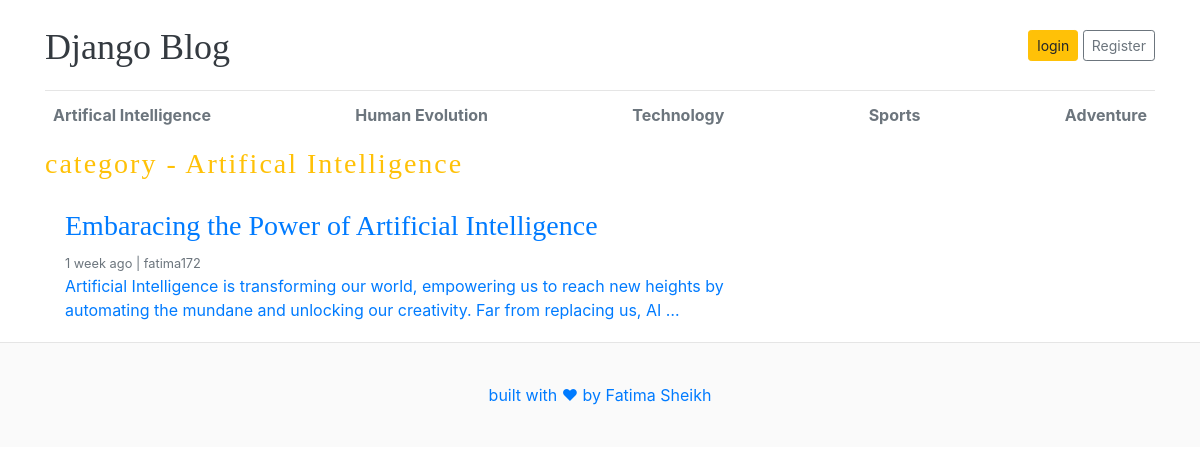
Page /category/1/ on the committed database.
### blogs/models.py (models this page shows, shortened)
class Category(models.Model):
    category_name = models.CharField(max_length=50 , unique=True)
    created_at = models.DateTimeField(auto_now_add=True)
    updated_at = models.DateTimeField(auto_now=True)
    class Meta:
        verbose_name_plural = 'Categories'
    def __str__(self):
        return self.category_name

class Blogs(models.Model):
    title = models.CharField(max_length=100 , unique=True)
    slug = models.SlugField(unique=True , blank=True)
    category = models.ForeignKey(Category, on_delete=models.CASCADE )
    author = models.ForeignKey(User , on_delete=models.CASCADE)
    blog_image = models.ImageField(upload_to = 'uploads/%y/%m/%d/')
    short_description =  models.TextField(max_length=500)
    blog_body = models.TextField(max_length= 6000)
    status = models.CharField(max_length=100 , choices= STATUS_CHOICE, default='draft')
    is_featured = models.BooleanField(default=False)
    created_at = models.DateTimeField(auto_now_add=True)
    updated_at = models.DateTimeField(auto_now=True)
    class Meta:
        verbose_name_plural = 'blogs'

### blogs/views.py (the view)
# urls.py: path('<int:category_id>/', views.posts_by_category, name='post_by_category'),
def posts_by_category(request, category_id):
   posts = Blogs.objects.filter(status='published', category = category_id)
   try:
       category = Category.objects.get(pk=category_id)
   except:
       return redirect('home')
   category = Category.objects.get(pk=category_id)
   context = {
       'posts': posts,
        'category': category,
   }
   return render(request, 'posts_by_category.html', context)

### blogs/context_processors.py (called while the page is built)
def get_categories(request):
    categories = Category.objects.all()
    return dict(categories=categories)

### templates/posts_by_category.html
{% extends 'base/base.html' %}
{% block contnt %}
    <h3 class="text-warning" style="letter-spacing:2px;">category - {{ category }}</h3>
  <main role="main" class="container p-0">
    <div class="row">
      <div class="col-md-8 blog-main">
        {% for post in posts %}
        <div class="card border-0" >
        <div class="card-body">
          <h3><a href="{% url 'blogs' post.slug %}">{{ post.title }}</h3>
          <small class="mb-1 text-muted">{{ post.created_at | timesince}} ago | {{ post.author }}</small>
          <p class="card-text">{{ post.short_description | truncatewords:25 }}</p>
        </div>
      </div>
        {% endfor %}
      </div>
    </div>
  </main>
</div>
{% endblock %}

### templates/base/header.html (shortened to what this page needs)
{% load static %}
<!DOCTYPE html>
<html lang="en">
<head>
    <link href="https://getbootstrap.com/docs/4.0/dist/css/bootstrap.min.css" rel="stylesheet">
    <link href={% static 'css/blog.css'%} rel="stylesheet">
  </head>
<body>
    <div class="container">
      <header class="blog-header py-3">
        <div class="row flex-nowrap justify-content-between align-items-center">
          <div class="col-8 pt-1">
            <a class="blog-header-logo text-dark" href="/">Django Blog</a>
          </div>
          <div class="col-4 d-flex justify-content-end align-items-center">
            {% if not user.is_authenticated %}
            <a class="btn btn-sm btn-warning" href="{% url 'login' %}">login</a> &nbsp;
            <a class="btn btn-sm btn-outline-secondary" href="{% url 'register' %}">Register</a>
            {% else %}
            <span>You are logged in as {{ user }}</span>
            <span><a href="{% url 'logout' %}">logout</a></span>
            {% endif %}
          </div>
        </div>
      </header>
      <div class="nav-scroller py-1 mb-2 font-weight-bold" style="color: black;">
        <nav class="nav d-flex justify-content-between">
          {% for cat in categories %}
           <a class="p-2 text-muted" href="{% url 'post_by_category' cat.id %}">{{cat.category_name}}</a>
          {% endfor %}
        </nav>
      </div>

### static/css/blog.css (style rules this page uses)
.blog-header { border-bottom: 1px solid #e5e5e5; }
.blog-header-logo { font-family: "Playfair Display", Georgia, "Times New Roman", serif; font-size: 2.25rem; }
h1, h2, h3, h4, h5, h6 { font-family: "Playfair Display", Georgia, "Times New Roman", serif; }

### rows in the picture
Category: category_name "Artifical Intelligence"
Category: category_name "Human Evolution"
Category: category_name "Technology"
Category: category_name "Sports"
Category: category_name "Adventure"
Blogs: title "Embaracing the Power of Artificial Intelligence", created_at "1 week", author "fatima172", short_description "Artificial Intelligence is transforming our world, empowering us to reach new heights by automating the mundane and unlocking our creativity. Far from replacing us, AI …"
